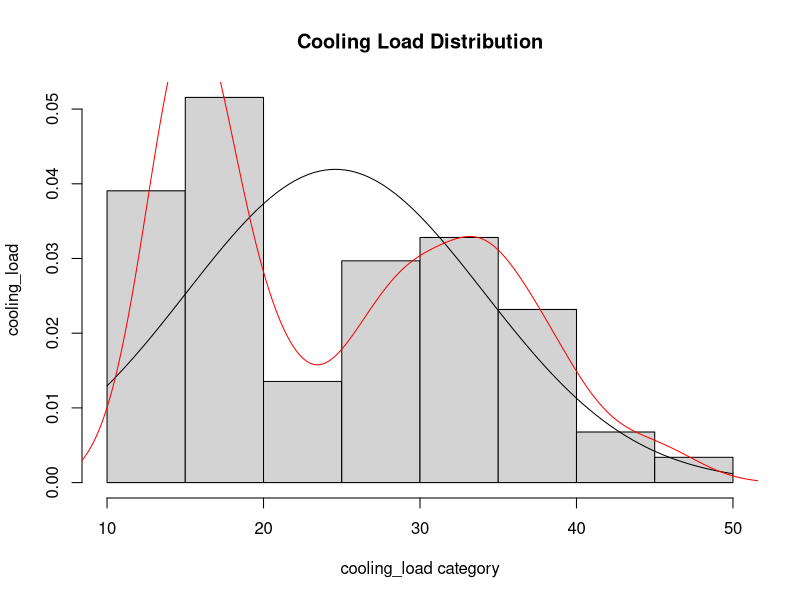

The R script that drew this image:

### import the data ###

energy_effieciency_data <- read.csv("energy_efficiency_data.csv");
### View the data set
View(energy_effieciency_data)
### check  the data types 
str(energy_effieciency_data)

### bind the dataset with R enviornment
attach(energy_effieciency_data);
View(energy_effieciency_data);

### checking the null  values ###
energy_effieciency_data[!complete.cases(energy_effieciency_data),]

### summary about the data set ###
summary(energy_effieciency_data);

#### Normality  Testing ####
### Install nortest package ###
install.packages("nortest");
### calling the library ###
library("nortest");
### Normality Testing ###

## Anderson Darling testing ##
ad.test(Cooling_Load);

## Lillifor Testing ##
lillie.test(Cooling_Load);

## shapiro-wilk testing ##
shapiro.test(Cooling_Load)

### correlational Analysis ###
### graphical  analysis
hist(Cooling_Load, main="Cooling Load Distribution",
     xlab="cooling_load category",
     ylab="cooling_load",
     prob=TRUE)
curve(dnorm(x, mean=mean(Cooling_Load, na.rm=TRUE), 
            sd=sd(Cooling_Load, na.rm =TRUE)), add=TRUE)

### Density  curve
###  it describes the which  side the data distribution  is avialabe
lines(density(Cooling_Load), col="red")
